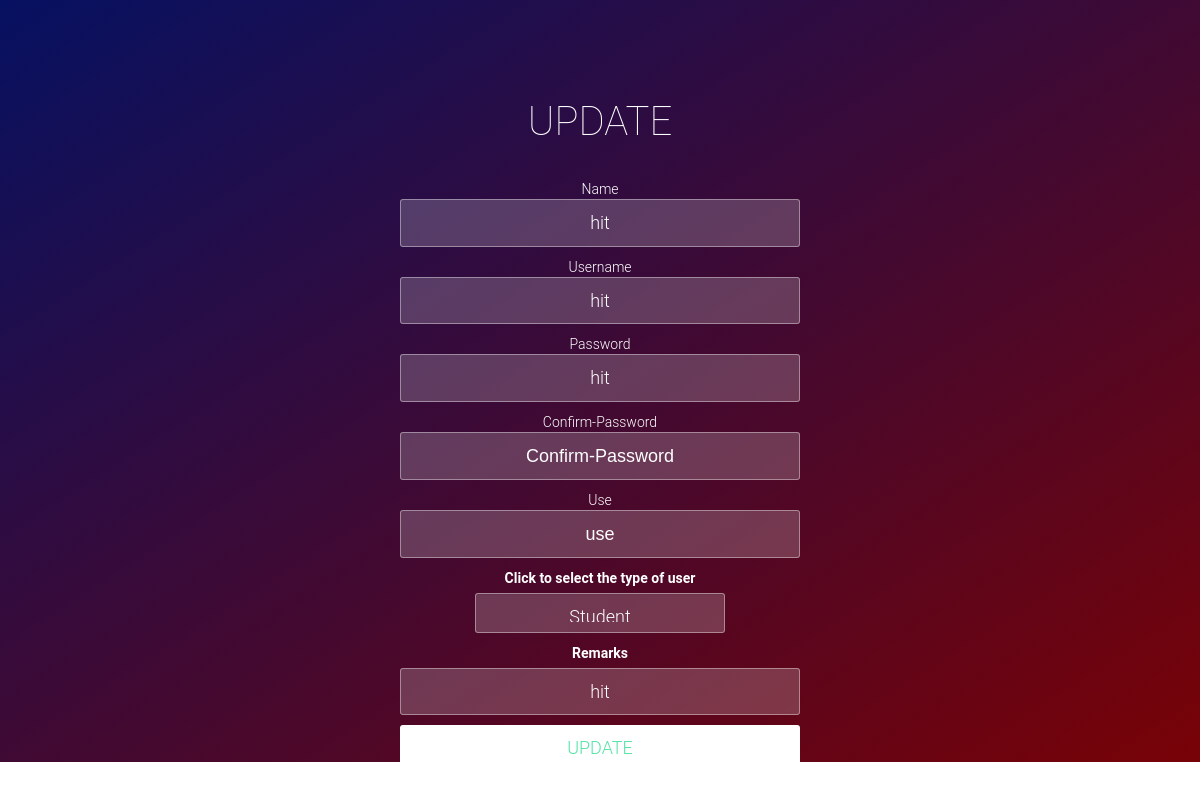
/update.php?id=12, run on the app's committed database.
### tables this page shows
CREATE TABLE `user` (
  `user_id` int(11) NOT NULL,
  `user_name` varchar(20) NOT NULL,
  `user_username` varchar(30) NOT NULL,
  `user_email` varchar(30) NOT NULL,
  `user_password` varchar(20) NOT NULL,
  `user_type` varchar(15) NOT NULL DEFAULT 'Student',
  `user_usefor` varchar(100) NOT NULL,
  `user_remark` varchar(250) NOT NULL,
  `created_at` timestamp NOT NULL DEFAULT CURRENT_TIMESTAMP ON UPDATE CURRENT_TIMESTAMP,
  `user_status` varchar(10) NOT NULL DEFAULT 'Pending',
  `user_grade` int(10) NOT NULL
);

### update.php (the view, shortened to what this page needs)
<!DOCTYPE html>
<html >
<head>
  <link rel="stylesheet" href="https://cdnjs.cloudflare.com/ajax/libs/normalize/5.0.0/normalize.min.css">
    <link rel='stylesheet prefetch' href='https://maxcdn.bootstrapcdn.com/bootstrap/3.3.5/css/bootstrap.min.css'>
    <link rel='stylesheet prefetch' href='https://maxcdn.bootstrapcdn.com/font-awesome/4.5.0/css/font-awesome.min.css'>
    <link rel="stylesheet" href="css/style.css">
</head>
<body>
<div class="wrapper">
    <div class="container">
        <h1>Update</h1>
        <?php
          require_once 'db_connect.php';
  $id=$_GET['id'];
  $result = $DBcon->query("SELECT * FROM user WHERE user_id=".$id." ");
$row=$result->fetch_array();
$name=$row["user_name"];
$username=$row["user_username"];
$password=$row["user_password"];
$remarks=$row["user_remark"];
        echo'
        <form class="form" method="post" action="update_backend.php?id='.$id.' ">
       Name <input type="text" name="name" placeholder="name" value=" '.$name.' ">
        Username<input type="text" name="username" placeholder="username" value=" '.$username.' ">
                Password  <input type="text" placeholder="password" name="password" value=" '.$password.' ">
            Confirm-Password<input type="password" placeholder="Confirm-Password">
            Use<input type="text" name="use" placeholder="use">
            <label for="sel1">Click to  select the type of user</label>
            <select class="form-control" id="sel1" name="type">
              <option value="Student">Student</option>
              <option value="Govt. Official">Govt. Official</option>
              <option value="NGO">NGO</option>
              <option value="Others">Others</option>
            </select>
            <label for="sel1">Remarks</label>
            <input type="textarea" name="remarks" placeholder="remarks" value=" '.$remarks.' ">
            <button type="submit" name="submit" id="login-button">UPDATE</button>
        </form>';
?>
    </div>
    <ul class="bg-bubbles">
    </ul>
</div>
</body>
</html>

### css/style.css (style rules this page uses)
body { background: #fafaff; }
* { box-sizing: border-box; margin: 0; padding: 0; font-weight: 300; }
body { font-family: 'Source Sans Pro', sans-serif; color: white; font-weight: 300; }
.wrapper { background: #000000; background: -webkit-linear-gradient(top left, #780206 0%, #061161 100%); background: linear-gradient(to bottom right, #061161 0%, #780206 100%); position: absolute; top: 50%; left: 0; width: 100%; height: 762px; margin-top: -400px; overflow: hidden; }
.container { max-width: 600px; margin: 0 auto; padding: 80px 0; height: 400px; text-align: center; }
.container h1 { font-size: 40px; -webkit-transition-duration: 1s; transition-duration: 1s; -webkit-transition-timing-function: ease-in-put; transition-timing-function: ease-in-put; font-weight: 200; }
form { padding: 20px 0; position: relative; z-index: 2; }
form input { -webkit-appearance: none; -moz-appearance: none; appearance: none; outline: 0; border: 1px solid rgba(255, 255, 255, 0.4); background-color: rgba(255, 255, 255, 0.2); width: 400px; border-radius: 3px; padding: 10px 15px; margin: 0 auto 10px auto; display: block; text-align: center; font-size: 18px; color: white; -webkit-transition-duration: 0.25s; transition-duration: 0.25s; font-weight: 300; }
form button { -webkit-appearance: none; -moz-appearance: none; appearance: none; outline: 0; background-color: white; border: 0; padding: 10px 15px; color: #53e3a6; border-radius: 3px; width: 400px; cursor: pointer; font-size: 18px; -webkit-transition-duration: 0.25s; transition-duration: 0.25s; }
select { -webkit-appearance: none; -moz-appearance: none; appearance: none; outline: 0; border: 1px solid rgba(255, 255, 255, 0.4); background-color: rgba(255, 255, 255, 0.2); width: 400px; border-radius: 3px; padding: 10px 15px; margin: 0 auto 10px auto; display: block; text-align: center; font-size: 18px; color: white; -webkit-transition-duration: 0.25s; transition-duration: 0.25s; font-weight: 300; }
.form-control { -webkit-appearance: none; -moz-appearance: none; appearance: none; outline: 0; border: 1px solid rgba(255, 255, 255, 0.4); background-color: rgba(255, 255, 255, 0.2); width: 250px; border-radius: 3px; padding: 10px 15px; margin: 0 auto 10px auto; display: block; height: 40px; text-align: center; font-size: 18px; color: white; -webkit-transition-duration: 0.25s; transition-duration: 0.25s; font-weight: 300; }
.bg-bubbles { position: absolute; top: 0; left: 0; width: 100%; height: 100%; z-index: 1; }
h1 { font-size: 40px; color: #fff; text-transform: uppercase; font-weight: 300; text-align: center; margin-bottom: 15px; }
body { background: -webkit-linear-gradient(left, #25c481, #25b7c4); background: linear-gradient(to right, #000000, #25b7c4); font-family: 'Roboto', sans-serif; }

### data on the page
user: name "hit", username "hit", password "hit", remarks "hit"
